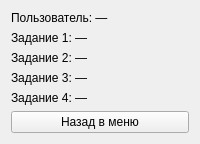
<?xml version="1.0" encoding="UTF-8"?>
<ui version="4.0">
 <class>StatsWidget</class>
 <widget class="QWidget" name="StatsWidget">
  <property name="windowTitle">
   <string>Статистика</string>
  </property>
  <layout class="QVBoxLayout" name="verticalLayout">
   <item>
    <widget class="QLabel" name="labelLogin">
     <property name="text">
      <string>Пользователь: —</string>
     </property>
    </widget>
   </item>
   <item>
    <widget class="QLabel" name="labelT1">
     <property name="text">
      <string>Задание 1: —</string>
     </property>
    </widget>
   </item>
   <item>
    <widget class="QLabel" name="labelT2">
     <property name="text">
      <string>Задание 2: —</string>
     </property>
    </widget>
   </item>
   <item>
    <widget class="QLabel" name="labelT3">
     <property name="text">
      <string>Задание 3: —</string>
     </property>
    </widget>
   </item>
   <item>
    <widget class="QLabel" name="labelT4">
     <property name="text">
      <string>Задание 4: —</string>
     </property>
    </widget>
   </item>
   <item>
    <widget class="QPushButton" name="btnBack">
     <property name="text">
      <string>Назад в меню</string>
     </property>
    </widget>
   </item>
  </layout>
 </widget>
 <resources/>
 <connections/>
</ui>
